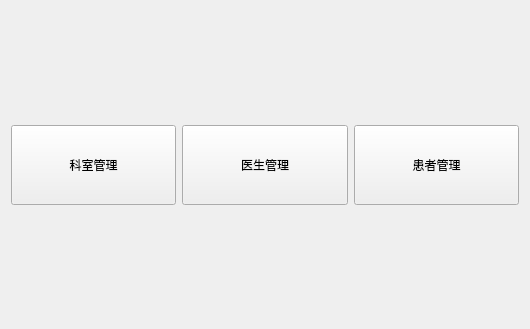
<?xml version="1.0" encoding="UTF-8"?>
<ui version="4.0">
 <class>WelcomeView</class>
 <widget class="QWidget" name="WelcomeView">
  <property name="geometry">
   <rect>
    <x>0</x>
    <y>0</y>
    <width>530</width>
    <height>329</height>
   </rect>
  </property>
  <property name="windowTitle">
   <string>欢迎</string>
  </property>
  <layout class="QVBoxLayout" name="verticalLayout">
   <item>
    <spacer name="verticalSpacer">
     <property name="orientation">
      <enum>Qt::Vertical</enum>
     </property>
     <property name="sizeHint" stdset="0">
      <size>
       <width>20</width>
       <height>105</height>
      </size>
     </property>
    </spacer>
   </item>
   <item>
    <layout class="QHBoxLayout" name="horizontalLayout">
     <item>
      <widget class="QPushButton" name="btDepartment">
       <property name="minimumSize">
        <size>
         <width>80</width>
         <height>80</height>
        </size>
       </property>
       <property name="text">
        <string>科室管理</string>
       </property>
      </widget>
     </item>
     <item>
      <widget class="QPushButton" name="btDoctor">
       <property name="minimumSize">
        <size>
         <width>80</width>
         <height>80</height>
        </size>
       </property>
       <property name="text">
        <string>医生管理</string>
       </property>
      </widget>
     </item>
     <item>
      <widget class="QPushButton" name="pushButton_3">
       <property name="minimumSize">
        <size>
         <width>80</width>
         <height>80</height>
        </size>
       </property>
       <property name="text">
        <string>患者管理</string>
       </property>
      </widget>
     </item>
    </layout>
   </item>
   <item>
    <spacer name="verticalSpacer_2">
     <property name="orientation">
      <enum>Qt::Vertical</enum>
     </property>
     <property name="sizeHint" stdset="0">
      <size>
       <width>20</width>
       <height>106</height>
      </size>
     </property>
    </spacer>
   </item>
  </layout>
 </widget>
 <resources/>
 <connections/>
</ui>
